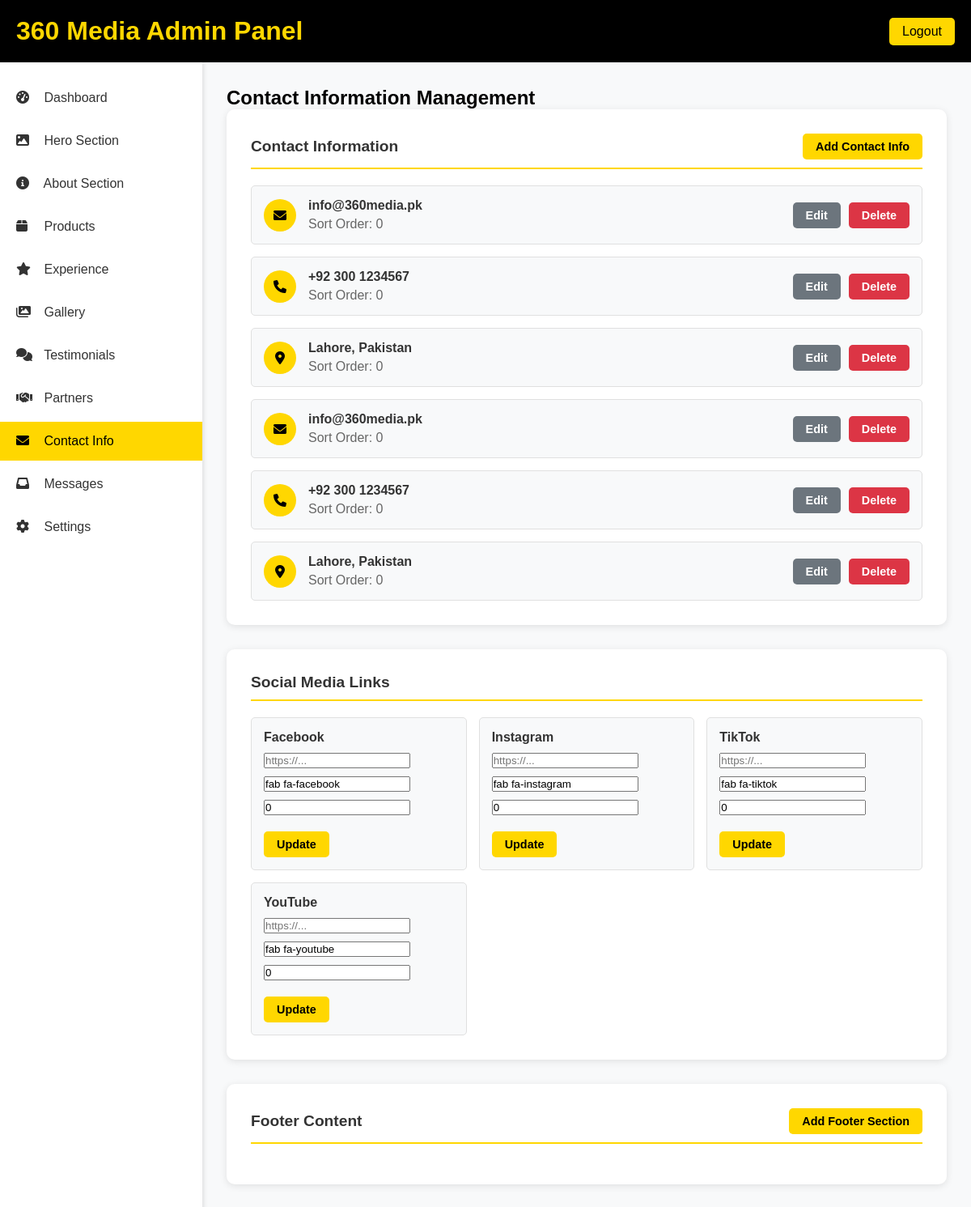
Page /admin/contact.php (signed in) on the committed database.
### tables this page shows
CREATE TABLE contact_info (
            id INTEGER PRIMARY KEY AUTOINCREMENT,
            type TEXT NOT NULL, -- email, phone, address
            value TEXT NOT NULL,
            label TEXT,
            icon TEXT,
            is_active INTEGER DEFAULT 1,
            sort_order INTEGER DEFAULT 0,
            updated_at DATETIME DEFAULT CURRENT_TIMESTAMP
        );

### admin/contact.php (the view, shortened to what this page needs)
<?php
$db = getDB();
$contact_info = $db->query("SELECT * FROM contact_info WHERE is_active = 1 ORDER BY sort_order ASC")->fetchAll(PDO::FETCH_ASSOC);
$social_links = $db->query("SELECT * FROM social_links WHERE is_active = 1 ORDER BY sort_order ASC")->fetchAll(PDO::FETCH_ASSOC);
?>
<!DOCTYPE html>
<html lang="en">
<head>
    <link rel="stylesheet" href="https://cdnjs.cloudflare.com/ajax/libs/font-awesome/6.0.0/css/all.min.css">
</head>
<body>
    <header class="admin-header">
        <h1>360 Media Admin Panel</h1>
        <a href="logout.php" class="logout-btn">Logout</a>
    </header>
    <div class="dashboard-container">
        <aside class="sidebar">
            <ul>
                <li><a href="dashboard.php"><i class="fas fa-tachometer-alt"></i> Dashboard</a></li>
                <li><a href="hero.php"><i class="fas fa-image"></i> Hero Section</a></li>
                <li><a href="about.php"><i class="fas fa-info-circle"></i> About Section</a></li>
                <li><a href="products.php"><i class="fas fa-box"></i> Products</a></li>
                <li><a href="experience.php"><i class="fas fa-star"></i> Experience</a></li>
                <li><a href="gallery.php"><i class="fas fa-images"></i> Gallery</a></li>
                <li><a href="testimonials.php"><i class="fas fa-comments"></i> Testimonials</a></li>
                <li><a href="partners.php"><i class="fas fa-handshake"></i> Partners</a></li>
                <li><a href="contact.php" class="active"><i class="fas fa-envelope"></i> Contact Info</a></li>
                <li><a href="contacts.php"><i class="fas fa-inbox"></i> Messages</a></li>
                <li><a href="settings.php"><i class="fas fa-cog"></i> Settings</a></li>
            </ul>
        </aside>
        <main class="main-content">
            <h2>Contact Information Management</h2>
            <div class="section-container">
                <div class="section-header">
                    <h3 class="section-title">Contact Information</h3>
                    <button class="btn btn-primary" onclick="openModal('contact')">Add Contact Info</button>
                </div>
                <div class="contact-list">
                    <?php foreach ($contact_info as $contact): ?>
                        <div class="contact-item">
                            <div class="contact-info">
                                <div class="contact-icon">
                                    <i class="<?php echo htmlspecialchars($contact['icon']); ?>"></i>
                                </div>
                                <div class="contact-details">
                                    <h4><?php echo htmlspecialchars($contact['value']); ?></h4>
                                    <span>Sort Order: <?php echo $contact['sort_order']; ?></span>
                                </div>
                            </div>
                            <div class="contact-actions">
                                <button class="btn btn-secondary" onclick="editContact(<?php echo $contact['id']; ?>)">Edit</button>
                                <button class="btn btn-danger" onclick="deleteContact(<?php echo $contact['id']; ?>)">Delete</button>
                            </div>
                        </div>
                    <?php endforeach; ?>
                </div>
            </div>
            <div class="section-container">
                <div class="section-header">
                    <h3 class="section-title">Social Media Links</h3>
                </div>
                <div class="social-grid">
                    <?php
                    $platforms = ['facebook' => 'Facebook', 'instagram' => 'Instagram', 'tiktok' => 'TikTok', 'youtube' => 'YouTube'];
                    foreach ($platforms as $platform => $name):
                        $link = array_filter($social_links, fn($l) => $l['platform'] === $platform);
                        $link = reset($link);
                    ?>
                        <div class="social-item">
                            <h4><?php echo $name; ?></h4>
                            <form method="POST">
                                <input type="url" name="url" value="<?php echo htmlspecialchars($link['url'] ?? ''); ?>" placeholder="https://...">
                                <input type="text" name="icon_class" value="<?php echo htmlspecialchars($link['icon_class'] ?? 'fab fa-' . $platform); ?>" placeholder="fab fa-<?php echo $platform; ?>">
                                <input type="number" name="sort_order" value="<?php echo $link['sort_order'] ?? 0; ?>" min="0" placeholder="Sort order">
                                <div style="display: flex; gap: 5px; margin-top: 10px;">
                                    <button type="submit" class="btn btn-primary">Update</button>
                                </div>
                            </form>
                        </div>
                    <?php endforeach; ?>
                </div>
            </div>
            <div class="section-container">
                <div class="section-header">
                    <h3 class="section-title">Footer Content</h3>
                    <button class="btn btn-primary" onclick="openModal('footer')">Add Footer Section</button>
                </div>
            </div>
        </main>
    </div>
</body>
</html>

### admin/contact.php (style rules this page uses)
* { margin: 0; padding: 0; box-sizing: border-box; }
body { font-family: 'Poppins', sans-serif; background: #f8f9fa; }
.admin-header { background: #000; color: #fff; padding: 20px; display: flex; justify-content: space-between; align-items: center; }
.admin-header h1 { color: #FFD700; }
.logout-btn { background: #FFD700; color: #000; padding: 8px 16px; border: none; border-radius: 5px; cursor: pointer; text-decoration: none; }
.dashboard-container { display: flex; min-height: calc(100vh - 80px); }
.sidebar { width: 250px; background: #fff; box-shadow: 2px 0 5px rgba(0, 0, 0, 0.1); padding: 20px 0; }
.sidebar ul { list-style: none; }
.sidebar li { margin-bottom: 5px; }
.sidebar a { display: block; padding: 15px 20px; color: #333; text-decoration: none; transition: all 0.3s ease; }
.sidebar a:hover, .sidebar a.active { background: #FFD700; color: #000; }
.sidebar a i { margin-right: 10px; width: 20px; }
.main-content { flex: 1; padding: 30px; }
.section-container { background: #fff; padding: 30px; border-radius: 10px; box-shadow: 0 2px 10px rgba(0, 0, 0, 0.1); margin-bottom: 30px; }
.section-header { display: flex; justify-content: space-between; align-items: center; margin-bottom: 20px; padding-bottom: 10px; border-bottom: 2px solid #FFD700; }
.section-title { color: #333; font-size: 1.2rem; }
.btn { padding: 8px 16px; border: none; border-radius: 5px; cursor: pointer; font-size: 0.9rem; font-weight: 600; text-decoration: none; display: inline-block; transition: all 0.3s ease; }
.btn-primary { background: #FFD700; color: #000; }
.btn-secondary { background: #6c757d; color: #fff; }
.btn-danger { background: #dc3545; color: #fff; }
.contact-list { display: grid; gap: 15px; }
.contact-item { display: flex; justify-content: space-between; align-items: center; padding: 15px; background: #f8f9fa; border-radius: 5px; border: 1px solid #e0e0e0; }
.contact-info { display: flex; align-items: center; gap: 15px; }
.contact-icon { width: 40px; height: 40px; background: #FFD700; border-radius: 50%; display: flex; align-items: center; justify-content: center; color: #000; }
.contact-details h4 { margin-bottom: 5px; color: #333; }
.contact-details span { color: #666; }
.contact-actions { display: flex; gap: 10px; }
.social-grid { display: grid; grid-template-columns: repeat(auto-fit, minmax(200px, 1fr)); gap: 15px; }
.social-item { padding: 15px; background: #f8f9fa; border-radius: 5px; border: 1px solid #e0e0e0; }
.social-item h4 { margin-bottom: 10px; color: #333; }
.social-item input { margin-bottom: 10px; }

### rows in the picture
contact_info: value "info@360media.pk", sort_order "0"
contact_info: value "+92 300 1234567", sort_order "0"
contact_info: value "Lahore, Pakistan", sort_order "0"
contact_info: value "info@360media.pk", sort_order "0"
contact_info: value "+92 300 1234567", sort_order "0"
contact_info: value "Lahore, Pakistan", sort_order "0"

### other values in the picture
$name "Facebook"
$name "Instagram"
$name "TikTok"
$name "YouTube"
